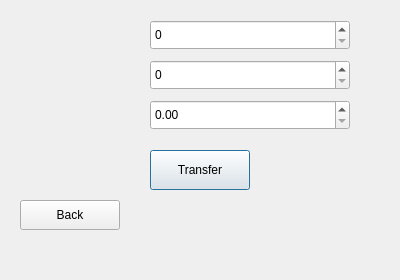
<?xml version="1.0" encoding="UTF-8"?>
<ui version="4.0">
 <class>TransferDialog</class>
 <widget class="QDialog" name="TransferDialog">
  <property name="geometry">
   <rect><x>0</x><y>0</y><width>400</width><height>280</height></rect>
  </property>
  <property name="windowTitle"><string>Transfer Funds</string></property>
  <widget class="QWidget" name="widget">
   <widget class="QSpinBox" name="fromIdSpinBox"><property name="geometry"><rect><x>150</x><y>20</y><width>200</width><height>30</height></rect></property></widget>
   <widget class="QSpinBox" name="toIdSpinBox"><property name="geometry"><rect><x>150</x><y>60</y><width>200</width><height>30</height></rect></property></widget>
   <widget class="QDoubleSpinBox" name="amountDoubleSpinBox"><property name="geometry"><rect><x>150</x><y>100</y><width>200</width><height>30</height></rect></property><property name="maximum"><double>1000000</double></property></widget>
   <widget class="QPushButton" name="transferButton"><property name="geometry"><rect><x>150</x><y>150</y><width>100</width><height>40</height></rect></property><property name="text"><string>Transfer</string></property></widget>
   <widget class="QPushButton" name="backButton"><property name="geometry"><rect><x>20</x><y>200</y><width>100</width><height>30</height></rect></property><property name="text"><string>Back</string></property></widget>
  </widget>
 </widget>
 <resources/>
 <connections/>
</ui>
